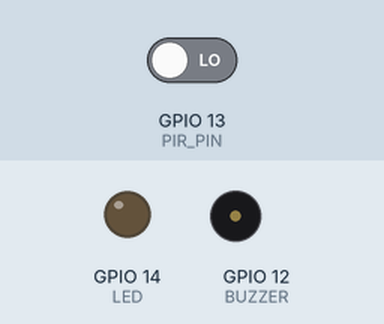
A sketch run on a simulated ESP32. Shown: output pins drawn as LEDs (lit = HIGH), buzzer (waves = sounding, pin HIGH). Inputs (shaded band) come from the test bench; at power-on: GPIO 13 (PIR_PIN) LOW. WiFi joins after 1.5 s; servers stay silent unless stated; uploads are accepted with an empty reply; what the sketch prints to the serial monitor is not drawn.

Above: at 2.7 s.
2.8 s: GPIO 13 (PIR_PIN) driven HIGH
At 3.1 s:
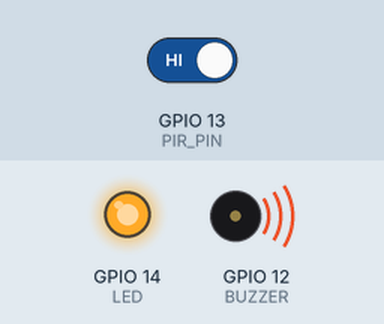
4.3 s: GPIO 13 (PIR_PIN) driven LOW
At 5.4 s:
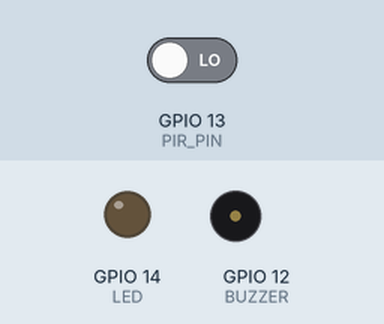
Timing chart, 0 to 7.3 s (numbered marks = the images above; inputs shaded):
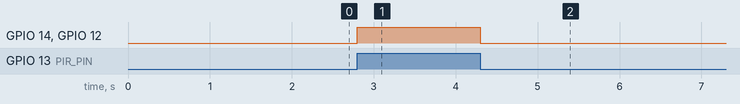

The sketch:

IOT_Project.ino
```cpp
#include <WiFi.h>
#include <HTTPClient.h>

// -------------------- Pins --------------------
#define PIR_PIN 13
#define BUZZER 12
#define LED 14

// -------------------- WiFi --------------------
const char* ssid = "Mani";
const char* password = "Mani123456";

// -------------------- Backend API --------------------
const char* serverUrl = "http://172.22.231.65:5000/api/alerts";

// To avoid sending alerts repeatedly
bool lastMotionState = LOW;

void setup() {
  Serial.begin(115200);

  pinMode(PIR_PIN, INPUT);
  pinMode(BUZZER, OUTPUT);
  pinMode(LED, OUTPUT);

  digitalWrite(BUZZER, LOW);
  digitalWrite(LED, LOW);

  Serial.println("Connecting to WiFi...");

  WiFi.begin(ssid, password);

  while (WiFi.status() != WL_CONNECTED) {
    delay(500);
    Serial.print(".");
  }

  Serial.println("\nWiFi Connected Successfully");
  Serial.print("ESP32 IP: ");
  Serial.println(WiFi.localIP());

  Serial.println("Security System Ready...");
}

void sendAlert() {
  if (WiFi.status() != WL_CONNECTED) {
    return;
  }

  HTTPClient http;
  http.begin(serverUrl);
  http.addHeader("Content-Type", "application/json");

  String jsonData =
    "{\"deviceId\":\"esp32-01\","
    "\"motion\":true,"
    "\"type\":\"intrusion\","
    "\"zone\":\"Main Entrance\","
    "\"timestamp\":\"2026-04-06T12:00:00Z\"}";

  int responseCode = http.POST(jsonData);

  Serial.print("Server Response Code: ");
  Serial.println(responseCode);

  String response = http.getString();
  Serial.println(response);

  http.end();
}

void loop() {
  bool motion = digitalRead(PIR_PIN);

  if (motion == HIGH) {
    digitalWrite(BUZZER, HIGH);
    digitalWrite(LED, HIGH);

    if (lastMotionState == LOW) {
      Serial.println("Unauthorized Entry Detected!");
      sendAlert();
    }
  } else {
    digitalWrite(BUZZER, LOW);
    digitalWrite(LED, LOW);

    if (lastMotionState == HIGH) {
      Serial.println("Zone Secure");
    }
  }

  lastMotionState = motion;
}
```

Measured:
- after the input at 2.8 s, GPIO 14 (LED), GPIO 12 (BUZZER): LOW → HIGH at once
- after the input at 4.3 s, GPIO 14 (LED), GPIO 12 (BUZZER): HIGH → LOW at once
